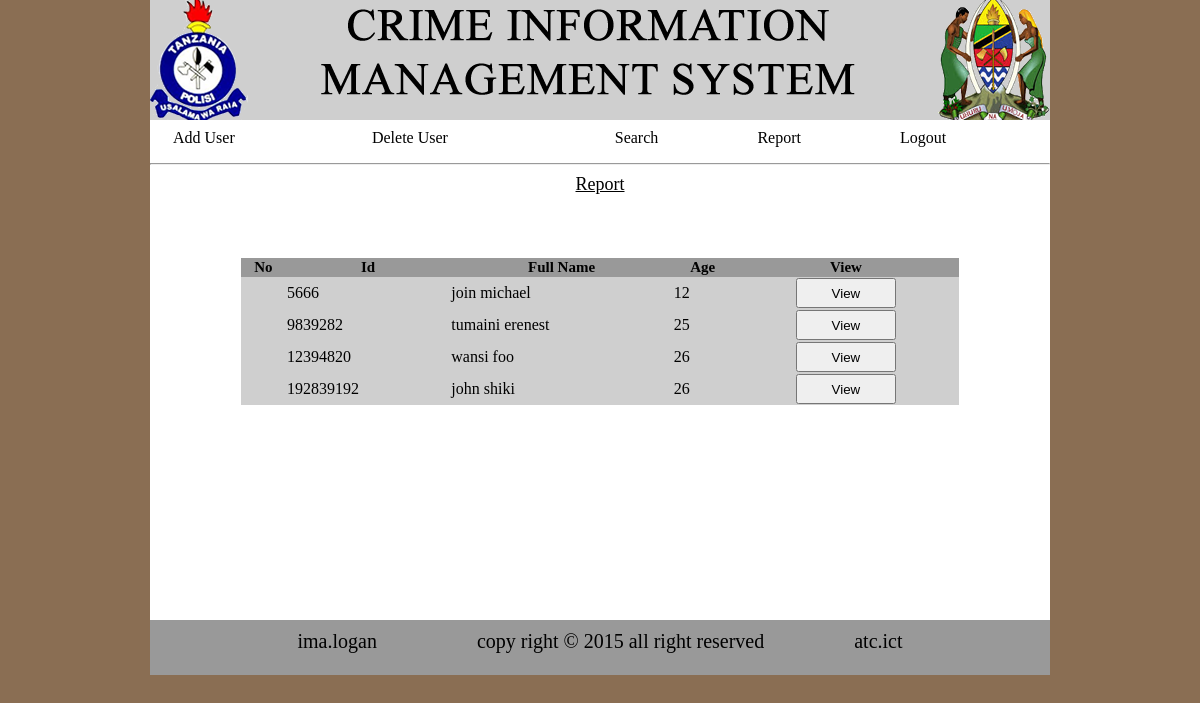
The app's page /admin/viewResult.php (signed in) with its own data.
### tables this page shows
CREATE TABLE IF NOT EXISTS `criminal` (
  `id` int(50) NOT NULL auto_increment,
  `IDno` varchar(50) NOT NULL,
  `name` varchar(50) NOT NULL,
  `nickname` varchar(50) NOT NULL,
  `sex` text NOT NULL,
  `age` int(20) NOT NULL,
  `occupation` varchar(50) NOT NULL,
  `crimetype` varchar(50) NOT NULL,
  `adress` varchar(50) NOT NULL,
  `wanted` varchar(50) NOT NULL,
  `image1` varchar(900) NOT NULL,
  `image2` varchar(900) NOT NULL,
  `image3` varchar(900) NOT NULL,
  PRIMARY KEY  (`id`)
);

### admin/viewResult.php (the view, shortened to what this page needs)
<html>
<head>
<link rel="stylesheet" type="text/css" href="style.css">
</head>
<body>
      <div class="wrapper">
            <div class="header"> <img src="image/Logo.png" height="120px" width="900px">
            </div>
            <div class="content">
                  <div class="menu">
                        <table class="table">
                              <tr>
                                    <td><a href="add.php">Add User</a></td>
                                    <td><a href="delete.php">Delete User</a></td>
                                    <td><a href="search.php">Search</a></td>
                                    <td><a href="report.php">Report</a></td>
                                    <td><a href="logout.php">Logout</a></td>
                              </tr>
                        </table>
            </div><hr>
            <div class="area1">
            <center><u>Report</u></center><br>
                  <center><table  width="40%" class='search'>
                   <tr style='background-color: #999999'>
                   <th>No</th><th>Id</th><th>Full Name</th><th>Age</th><th>View</th>
                   </tr>
                  <?php
                   $query=mysql_query("SELECT * FROM `criminal`");
                   while($query_run=mysql_fetch_array($query)){
                   $id=$query_run['IDno'];
                   $name1=$query_run['name'];
                   $age=$query_run['age'];
                  echo"<form action='viewResult.php' method='POST'>
                              <tr style='background-color:#CFCFCF'>
                                    <td></td>
                                    <td>$id</td>
                                    <td>$name1</td>
                                    <td>$age</td>
                                    <td><center><input type='submit' name='submit' value='View' class='input'></center></td>
                              </tr></form>";
                          }
                ?>
                  <br>
                  <br>
                   </table></center>
                   <br>
                   <br>
                   <br>
            </div>
        </div>
            <div class="footer">ima.logan &nbsp;&nbsp;&nbsp;&nbsp;&nbsp;&nbsp;&nbsp;&nbsp;&nbsp;&nbsp;
                  &nbsp;&nbsp;&nbsp;&nbsp;&nbsp;&nbsp;&nbsp;&nbsp;copy right &copy 2015 all right reserved&nbsp;&nbsp;&nbsp;&nbsp;&nbsp;&nbsp;&nbsp;&nbsp;&nbsp;&nbsp;&nbsp;&nbsp;&nbsp;&nbsp;&nbsp;&nbsp;&nbsp;&nbsp;atc.ict
            </div>
      </div>
</body>
</html>

### admin/style.css (style rules this page uses)
body { background-color:#8A6E53; margin: 0; background-repeat: no-repeat; }
.wrapper { height: auto; width: 900px; margin: 0 auto; background-color: white; }
.header { color: #FFFFFF; background-color: #999999; height: 120px; text-align: center; font-size: 30px; }
.content { height:500px; }
.footer { background-color: #999999; width: 100%; height: 45px; color: black; text-align: center; font-size: 20px; padding-top: 10px; }
.menu { padding-left: 10px auto; height: 35px; }
.area1 { color: black; text-align: center; font-size: 18px; padding: 1px; }
.table { height: 35px; width: 100%; padding-left: 20px; }
input { height: 30px; width: 200px; }
input[type="submit"] { height: 30px; width: 100px; }
a { color: black; text-decoration: none; }
.search { margin: 0px auto; width: 80%; border-spacing: 0px; }
.search tr th { font-size: 15px; }

### records on screen
criminal: IDno "5666", name "join michael", age "12"
criminal: IDno "9839282", name "tumaini erenest", age "25"
criminal: IDno "12394820", name "wansi foo", age "26"
criminal: IDno "192839192", name "john shiki", age "26"
